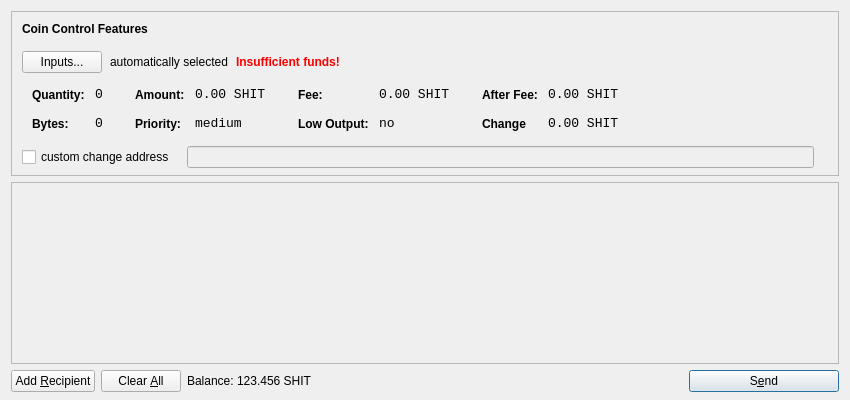
<?xml version="1.0" encoding="UTF-8"?>
<ui version="4.0">
 <class>SendCoinsDialog</class>
 <widget class="QDialog" name="SendCoinsDialog">
  <property name="geometry">
   <rect>
    <x>0</x>
    <y>0</y>
    <width>850</width>
    <height>400</height>
   </rect>
  </property>
  <property name="windowTitle">
   <string>Send Coins</string>
  </property>
  <layout class="QVBoxLayout" name="verticalLayout" stretch="0,1,0">
   <property name="bottomMargin">
    <number>8</number>
   </property>
   <item>
    <widget class="QFrame" name="frameCoinControl">
     <property name="sizePolicy">
      <sizepolicy hsizetype="Expanding" vsizetype="Expanding">
       <horstretch>0</horstretch>
       <verstretch>0</verstretch>
      </sizepolicy>
     </property>
     <property name="maximumSize">
      <size>
       <width>16777215</width>
       <height>16777215</height>
      </size>
     </property>
     <property name="frameShape">
      <enum>QFrame::StyledPanel</enum>
     </property>
     <property name="frameShadow">
      <enum>QFrame::Sunken</enum>
     </property>
     <layout class="QVBoxLayout" name="verticalLayoutCoinControl2">
      <property name="spacing">
       <number>-1</number>
      </property>
      <property name="leftMargin">
       <number>0</number>
      </property>
      <property name="topMargin">
       <number>0</number>
      </property>
      <property name="rightMargin">
       <number>0</number>
      </property>
      <property name="bottomMargin">
       <number>6</number>
      </property>
      <item>
       <layout class="QVBoxLayout" name="verticalLayoutCoinControl" stretch="0,0,0,0,1">
        <property name="spacing">
         <number>0</number>
        </property>
        <property name="leftMargin">
         <number>10</number>
        </property>
        <property name="topMargin">
         <number>10</number>
        </property>
        <item>
         <layout class="QHBoxLayout" name="horizontalLayoutCoinControl1">
          <property name="bottomMargin">
           <number>15</number>
          </property>
          <item>
           <widget class="QLabel" name="labelCoinControlFeatures">
            <property name="sizePolicy">
             <sizepolicy hsizetype="Preferred" vsizetype="Maximum">
              <horstretch>0</horstretch>
              <verstretch>0</verstretch>
             </sizepolicy>
            </property>
            <property name="font">
             <font>
              <weight>75</weight>
              <bold>true</bold>
             </font>
            </property>
            <property name="styleSheet">
             <string notr="true">font-weight:bold;</string>
            </property>
            <property name="text">
             <string>Coin Control Features</string>
            </property>
           </widget>
          </item>
         </layout>
        </item>
        <item>
         <layout class="QHBoxLayout" name="horizontalLayoutCoinControl2" stretch="0,0,0,0">
          <property name="spacing">
           <number>8</number>
          </property>
          <property name="bottomMargin">
           <number>10</number>
          </property>
          <item>
           <widget class="QPushButton" name="pushButtonCoinControl">
            <property name="styleSheet">
             <string notr="true"/>
            </property>
            <property name="text">
             <string>Inputs...</string>
            </property>
           </widget>
          </item>
          <item>
           <widget class="QLabel" name="labelCoinControlAutomaticallySelected">
            <property name="text">
             <string>automatically selected</string>
            </property>
            <property name="margin">
             <number>5</number>
            </property>
           </widget>
          </item>
          <item>
           <widget class="QLabel" name="labelCoinControlInsuffFunds">
            <property name="font">
             <font>
              <weight>75</weight>
              <bold>true</bold>
             </font>
            </property>
            <property name="styleSheet">
             <string notr="true">color:red;font-weight:bold;</string>
            </property>
            <property name="text">
             <string>Insufficient funds!</string>
            </property>
            <property name="margin">
             <number>5</number>
            </property>
           </widget>
          </item>
          <item>
           <spacer name="horizontalSpacerCoinControl">
            <property name="orientation">
             <enum>Qt::Horizontal</enum>
            </property>
            <property name="sizeHint" stdset="0">
             <size>
              <width>40</width>
              <height>1</height>
             </size>
            </property>
           </spacer>
          </item>
         </layout>
        </item>
        <item>
         <widget class="QWidget" name="widgetCoinControl" native="true">
          <property name="sizePolicy">
           <sizepolicy hsizetype="Preferred" vsizetype="Preferred">
            <horstretch>0</horstretch>
            <verstretch>0</verstretch>
           </sizepolicy>
          </property>
          <property name="minimumSize">
           <size>
            <width>0</width>
            <height>0</height>
           </size>
          </property>
          <property name="styleSheet">
           <string notr="true"/>
          </property>
          <layout class="QHBoxLayout" name="horizontalLayoutCoinControl5">
           <property name="margin">
            <number>0</number>
           </property>
           <item>
            <layout class="QHBoxLayout" name="horizontalLayoutCoinControl3" stretch="0,0,0,1">
             <property name="spacing">
              <number>20</number>
             </property>
             <property name="topMargin">
              <number>0</number>
             </property>
             <property name="bottomMargin">
              <number>10</number>
             </property>
             <item>
              <layout class="QFormLayout" name="formLayoutCoinControl1">
               <property name="horizontalSpacing">
                <number>10</number>
               </property>
               <property name="verticalSpacing">
                <number>14</number>
               </property>
               <property name="leftMargin">
                <number>10</number>
               </property>
               <property name="topMargin">
                <number>4</number>
               </property>
               <property name="rightMargin">
                <number>6</number>
               </property>
               <item row="0" column="0">
                <widget class="QLabel" name="labelCoinControlQuantityText">
                 <property name="styleSheet">
                  <string notr="true">font-weight:bold;</string>
                 </property>
                 <property name="text">
                  <string>Quantity:</string>
                 </property>
                 <property name="margin">
                  <number>0</number>
                 </property>
                </widget>
               </item>
               <item row="0" column="1">
                <widget class="QLabel" name="labelCoinControlQuantity">
                 <property name="font">
                  <font>
                   <family>Monospace</family>
                   <pointsize>10</pointsize>
                  </font>
                 </property>
                 <property name="cursor">
                  <cursorShape>IBeamCursor</cursorShape>
                 </property>
                 <property name="contextMenuPolicy">
                  <enum>Qt::ActionsContextMenu</enum>
                 </property>
                 <property name="text">
                  <string>0</string>
                 </property>
                 <property name="margin">
                  <number>0</number>
                 </property>
                 <property name="textInteractionFlags">
                  <set>Qt::LinksAccessibleByMouse|Qt::TextSelectableByKeyboard|Qt::TextSelectableByMouse</set>
                 </property>
                </widget>
               </item>
               <item row="1" column="0">
                <widget class="QLabel" name="labelCoinControlBytesText">
                 <property name="styleSheet">
                  <string notr="true">font-weight:bold;</string>
                 </property>
                 <property name="text">
                  <string>Bytes:</string>
                 </property>
                </widget>
               </item>
               <item row="1" column="1">
                <widget class="QLabel" name="labelCoinControlBytes">
                 <property name="font">
                  <font>
                   <family>Monospace</family>
                   <pointsize>10</pointsize>
                  </font>
                 </property>
                 <property name="cursor">
                  <cursorShape>IBeamCursor</cursorShape>
                 </property>
                 <property name="contextMenuPolicy">
                  <enum>Qt::ActionsContextMenu</enum>
                 </property>
                 <property name="text">
                  <string>0</string>
                 </property>
                 <property name="textInteractionFlags">
                  <set>Qt::LinksAccessibleByMouse|Qt::TextSelectableByKeyboard|Qt::TextSelectableByMouse</set>
                 </property>
                </widget>
               </item>
              </layout>
             </item>
             <item>
              <layout class="QFormLayout" name="formLayoutCoinControl2">
               <property name="horizontalSpacing">
                <number>10</number>
               </property>
               <property name="verticalSpacing">
                <number>14</number>
               </property>
               <property name="leftMargin">
                <number>6</number>
               </property>
               <property name="topMargin">
                <number>4</number>
               </property>
               <property name="rightMargin">
                <number>6</number>
               </property>
               <item row="0" column="0">
                <widget class="QLabel" name="labelCoinControlAmountText">
                 <property name="styleSheet">
                  <string notr="true">font-weight:bold;</string>
                 </property>
                 <property name="text">
                  <string>Amount:</string>
                 </property>
                 <property name="margin">
                  <number>0</number>
                 </property>
                </widget>
               </item>
               <item row="0" column="1">
                <widget class="QLabel" name="labelCoinControlAmount">
                 <property name="font">
                  <font>
                   <family>Monospace</family>
                   <pointsize>10</pointsize>
                  </font>
                 </property>
                 <property name="cursor">
                  <cursorShape>IBeamCursor</cursorShape>
                 </property>
                 <property name="contextMenuPolicy">
                  <enum>Qt::ActionsContextMenu</enum>
                 </property>
                 <property name="text">
                  <string>0.00 SHIT</string>
                 </property>
                 <property name="textInteractionFlags">
                  <set>Qt::LinksAccessibleByMouse|Qt::TextSelectableByKeyboard|Qt::TextSelectableByMouse</set>
                 </property>
                </widget>
               </item>
               <item row="1" column="0">
                <widget class="QLabel" name="labelCoinControlPriorityText">
                 <property name="styleSheet">
                  <string notr="true">font-weight:bold;</string>
                 </property>
                 <property name="text">
                  <string>Priority:</string>
                 </property>
                </widget>
               </item>
               <item row="1" column="1">
                <widget class="QLabel" name="labelCoinControlPriority">
                 <property name="font">
                  <font>
                   <family>Monospace</family>
                   <pointsize>10</pointsize>
                  </font>
                 </property>
                 <property name="cursor">
                  <cursorShape>IBeamCursor</cursorShape>
                 </property>
                 <property name="contextMenuPolicy">
                  <enum>Qt::ActionsContextMenu</enum>
                 </property>
                 <property name="text">
                  <string>medium</string>
                 </property>
                 <property name="textInteractionFlags">
                  <set>Qt::LinksAccessibleByMouse|Qt::TextSelectableByKeyboard|Qt::TextSelectableByMouse</set>
                 </property>
                </widget>
               </item>
              </layout>
             </item>
             <item>
              <layout class="QFormLayout" name="formLayoutCoinControl3">
               <property name="horizontalSpacing">
                <number>10</number>
               </property>
               <property name="verticalSpacing">
                <number>14</number>
               </property>
               <property name="leftMargin">
                <number>6</number>
               </property>
               <property name="topMargin">
                <number>4</number>
               </property>
               <property name="rightMargin">
                <number>6</number>
               </property>
               <item row="0" column="0">
                <widget class="QLabel" name="labelCoinControlFeeText">
                 <property name="styleSheet">
                  <string notr="true">font-weight:bold;</string>
                 </property>
                 <property name="text">
                  <string>Fee:</string>
                 </property>
                 <property name="margin">
                  <number>0</number>
                 </property>
                </widget>
               </item>
               <item row="0" column="1">
                <widget class="QLabel" name="labelCoinControlFee">
                 <property name="font">
                  <font>
                   <family>Monospace</family>
                   <pointsize>10</pointsize>
                  </font>
                 </property>
                 <property name="cursor">
                  <cursorShape>IBeamCursor</cursorShape>
                 </property>
                 <property name="contextMenuPolicy">
                  <enum>Qt::ActionsContextMenu</enum>
                 </property>
                 <property name="text">
                  <string>0.00 SHIT</string>
                 </property>
                 <property name="textInteractionFlags">
                  <set>Qt::LinksAccessibleByMouse|Qt::TextSelectableByKeyboard|Qt::TextSelectableByMouse</set>
                 </property>
                </widget>
               </item>
               <item row="1" column="0">
                <widget class="QLabel" name="labelCoinControlLowOutputText">
                 <property name="styleSheet">
                  <string notr="true">font-weight:bold;</string>
                 </property>
                 <property name="text">
                  <string>Low Output:</string>
                 </property>
                </widget>
               </item>
               <item row="1" column="1">
                <widget class="QLabel" name="labelCoinControlLowOutput">
                 <property name="font">
                  <font>
                   <family>Monospace</family>
                   <pointsize>10</pointsize>
                  </font>
                 </property>
                 <property name="cursor">
                  <cursorShape>IBeamCursor</cursorShape>
                 </property>
                 <property name="contextMenuPolicy">
                  <enum>Qt::ActionsContextMenu</enum>
                 </property>
                 <property name="text">
                  <string>no</string>
                 </property>
                 <property name="textInteractionFlags">
                  <set>Qt::LinksAccessibleByMouse|Qt::TextSelectableByKeyboard|Qt::TextSelectableByMouse</set>
                 </property>
                </widget>
               </item>
              </layout>
             </item>
             <item>
              <layout class="QFormLayout" name="formLayoutCoinControl4">
               <property name="horizontalSpacing">
                <number>10</number>
               </property>
               <property name="verticalSpacing">
                <number>14</number>
               </property>
               <property name="leftMargin">
                <number>6</number>
               </property>
               <property name="topMargin">
                <number>4</number>
               </property>
               <property name="rightMargin">
                <number>6</number>
               </property>
               <item row="0" column="0">
                <widget class="QLabel" name="labelCoinControlAfterFeeText">
                 <property name="styleSheet">
                  <string notr="true">font-weight:bold;</string>
                 </property>
                 <property name="text">
                  <string>After Fee:</string>
                 </property>
                 <property name="margin">
                  <number>0</number>
                 </property>
                </widget>
               </item>
               <item row="0" column="1">
                <widget class="QLabel" name="labelCoinControlAfterFee">
                 <property name="font">
                  <font>
                   <family>Monospace</family>
                   <pointsize>10</pointsize>
                  </font>
                 </property>
                 <property name="cursor">
                  <cursorShape>IBeamCursor</cursorShape>
                 </property>
                 <property name="contextMenuPolicy">
                  <enum>Qt::ActionsContextMenu</enum>
                 </property>
                 <property name="text">
                  <string>0.00 SHIT</string>
                 </property>
                 <property name="textInteractionFlags">
                  <set>Qt::LinksAccessibleByMouse|Qt::TextSelectableByKeyboard|Qt::TextSelectableByMouse</set>
                 </property>
                </widget>
               </item>
               <item row="1" column="0">
                <widget class="QLabel" name="labelCoinControlChangeText">
                 <property name="styleSheet">
                  <string notr="true">font-weight:bold;</string>
                 </property>
                 <property name="text">
                  <string>Change</string>
                 </property>
                </widget>
               </item>
               <item row="1" column="1">
                <widget class="QLabel" name="labelCoinControlChange">
                 <property name="font">
                  <font>
                   <family>Monospace</family>
                   <pointsize>10</pointsize>
                  </font>
                 </property>
                 <property name="cursor">
                  <cursorShape>IBeamCursor</cursorShape>
                 </property>
                 <property name="contextMenuPolicy">
                  <enum>Qt::ActionsContextMenu</enum>
                 </property>
                 <property name="text">
                  <string>0.00 SHIT</string>
                 </property>
                 <property name="textInteractionFlags">
                  <set>Qt::LinksAccessibleByMouse|Qt::TextSelectableByKeyboard|Qt::TextSelectableByMouse</set>
                 </property>
                </widget>
               </item>
              </layout>
             </item>
            </layout>
           </item>
          </layout>
         </widget>
        </item>
        <item>
         <layout class="QHBoxLayout" name="horizontalLayoutCoinControl4" stretch="0,0,0">
          <property name="spacing">
           <number>12</number>
          </property>
          <property name="sizeConstraint">
           <enum>QLayout::SetDefaultConstraint</enum>
          </property>
          <property name="topMargin">
           <number>5</number>
          </property>
          <property name="rightMargin">
           <number>5</number>
          </property>
          <item>
           <widget class="QCheckBox" name="checkBoxCoinControlChange">
            <property name="text">
             <string>custom change address</string>
            </property>
           </widget>
          </item>
          <item>
           <widget class="QLineEdit" name="lineEditCoinControlChange">
            <property name="enabled">
             <bool>false</bool>
            </property>
            <property name="sizePolicy">
             <sizepolicy hsizetype="Expanding" vsizetype="Fixed">
              <horstretch>0</horstretch>
              <verstretch>0</verstretch>
             </sizepolicy>
            </property>
           </widget>
          </item>
          <item>
           <widget class="QLabel" name="labelCoinControlChangeLabel">
            <property name="sizePolicy">
             <sizepolicy hsizetype="Preferred" vsizetype="Expanding">
              <horstretch>0</horstretch>
              <verstretch>0</verstretch>
             </sizepolicy>
            </property>
            <property name="minimumSize">
             <size>
              <width>0</width>
              <height>0</height>
             </size>
            </property>
            <property name="text">
             <string/>
            </property>
            <property name="margin">
             <number>3</number>
            </property>
           </widget>
          </item>
         </layout>
        </item>
        <item>
         <spacer name="verticalSpacerCoinControl">
          <property name="orientation">
           <enum>Qt::Vertical</enum>
          </property>
          <property name="sizeHint" stdset="0">
           <size>
            <width>800</width>
            <height>1</height>
           </size>
          </property>
         </spacer>
        </item>
       </layout>
      </item>
     </layout>
    </widget>
   </item>
   <item>
    <widget class="QScrollArea" name="scrollArea">
     <property name="widgetResizable">
      <bool>true</bool>
     </property>
     <widget class="QWidget" name="scrollAreaWidgetContents">
      <property name="geometry">
       <rect>
        <x>0</x>
        <y>0</y>
        <width>830</width>
        <height>165</height>
       </rect>
      </property>
      <layout class="QVBoxLayout" name="verticalLayout_2">
       <property name="margin">
        <number>0</number>
       </property>
       <item>
        <layout class="QVBoxLayout" name="entries">
         <property name="spacing">
          <number>6</number>
         </property>
        </layout>
       </item>
       <item>
        <spacer name="verticalSpacer">
         <property name="orientation">
          <enum>Qt::Vertical</enum>
         </property>
         <property name="sizeHint" stdset="0">
          <size>
           <width>20</width>
           <height>40</height>
          </size>
         </property>
        </spacer>
       </item>
      </layout>
     </widget>
    </widget>
   </item>
   <item>
    <layout class="QHBoxLayout" name="horizontalLayout">
     <item>
      <widget class="QPushButton" name="addButton">
       <property name="toolTip">
        <string>Send to multiple recipients at once</string>
       </property>
       <property name="text">
        <string>Add &amp;Recipient</string>
       </property>
       <property name="icon">
        <iconset resource="../bitcoin.qrc">
         <normaloff>:/icons/add</normaloff>:/icons/add</iconset>
       </property>
       <property name="autoDefault">
        <bool>false</bool>
       </property>
      </widget>
     </item>
     <item>
      <widget class="QPushButton" name="clearButton">
       <property name="sizePolicy">
        <sizepolicy hsizetype="Minimum" vsizetype="Fixed">
         <horstretch>0</horstretch>
         <verstretch>0</verstretch>
        </sizepolicy>
       </property>
       <property name="toolTip">
        <string>Remove all transaction fields</string>
       </property>
       <property name="text">
        <string>Clear &amp;All</string>
       </property>
       <property name="icon">
        <iconset resource="../bitcoin.qrc">
         <normaloff>:/icons/remove</normaloff>:/icons/remove</iconset>
       </property>
       <property name="autoRepeatDelay">
        <number>300</number>
       </property>
       <property name="autoDefault">
        <bool>false</bool>
       </property>
      </widget>
     </item>
     <item>
      <layout class="QHBoxLayout" name="horizontalLayout_2">
       <property name="spacing">
        <number>3</number>
       </property>
       <item>
        <widget class="QLabel" name="label">
         <property name="sizePolicy">
          <sizepolicy hsizetype="Preferred" vsizetype="Fixed">
           <horstretch>0</horstretch>
           <verstretch>0</verstretch>
          </sizepolicy>
         </property>
         <property name="text">
          <string>Balance:</string>
         </property>
        </widget>
       </item>
       <item>
        <widget class="QLabel" name="labelBalance">
         <property name="sizePolicy">
          <sizepolicy hsizetype="Preferred" vsizetype="Fixed">
           <horstretch>0</horstretch>
           <verstretch>0</verstretch>
          </sizepolicy>
         </property>
         <property name="cursor">
          <cursorShape>IBeamCursor</cursorShape>
         </property>
         <property name="text">
          <string>123.456 SHIT</string>
         </property>
         <property name="textInteractionFlags">
          <set>Qt::LinksAccessibleByMouse|Qt::TextSelectableByKeyboard|Qt::TextSelectableByMouse</set>
         </property>
        </widget>
       </item>
      </layout>
     </item>
     <item>
      <spacer name="horizontalSpacer">
       <property name="orientation">
        <enum>Qt::Horizontal</enum>
       </property>
       <property name="sizeHint" stdset="0">
        <size>
         <width>40</width>
         <height>20</height>
        </size>
       </property>
      </spacer>
     </item>
     <item>
      <widget class="QPushButton" name="sendButton">
       <property name="minimumSize">
        <size>
         <width>150</width>
         <height>0</height>
        </size>
       </property>
       <property name="toolTip">
        <string>Confirm the send action</string>
       </property>
       <property name="text">
        <string>S&amp;end</string>
       </property>
       <property name="icon">
        <iconset resource="../bitcoin.qrc">
         <normaloff>:/icons/send</normaloff>:/icons/send</iconset>
       </property>
       <property name="default">
        <bool>true</bool>
       </property>
      </widget>
     </item>
    </layout>
   </item>
  </layout>
 </widget>
 <resources>
  <include location="../bitcoin.qrc"/>
 </resources>
 <connections/>
</ui>
